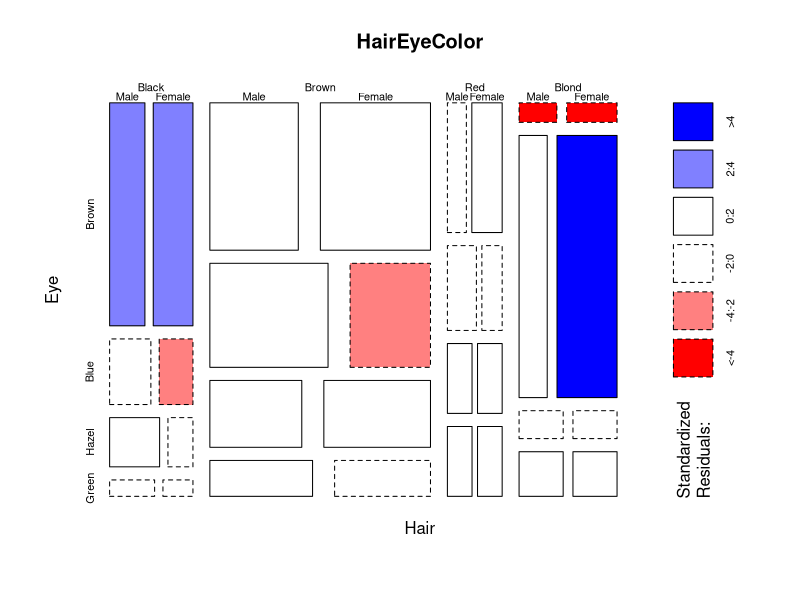

Write the R code that produced this figure.
## ---- chunk 1
knitr::opts_chunk$set( echo = TRUE, message=FALSE, warnings=FALSE, fig.width=8 )
## ---- chunk 2

mosaicplot( HairEyeColor, shade = TRUE)

## ---- chunk 3

library( dplyr )

## ---- chunk 4

# load raw project datasets here

